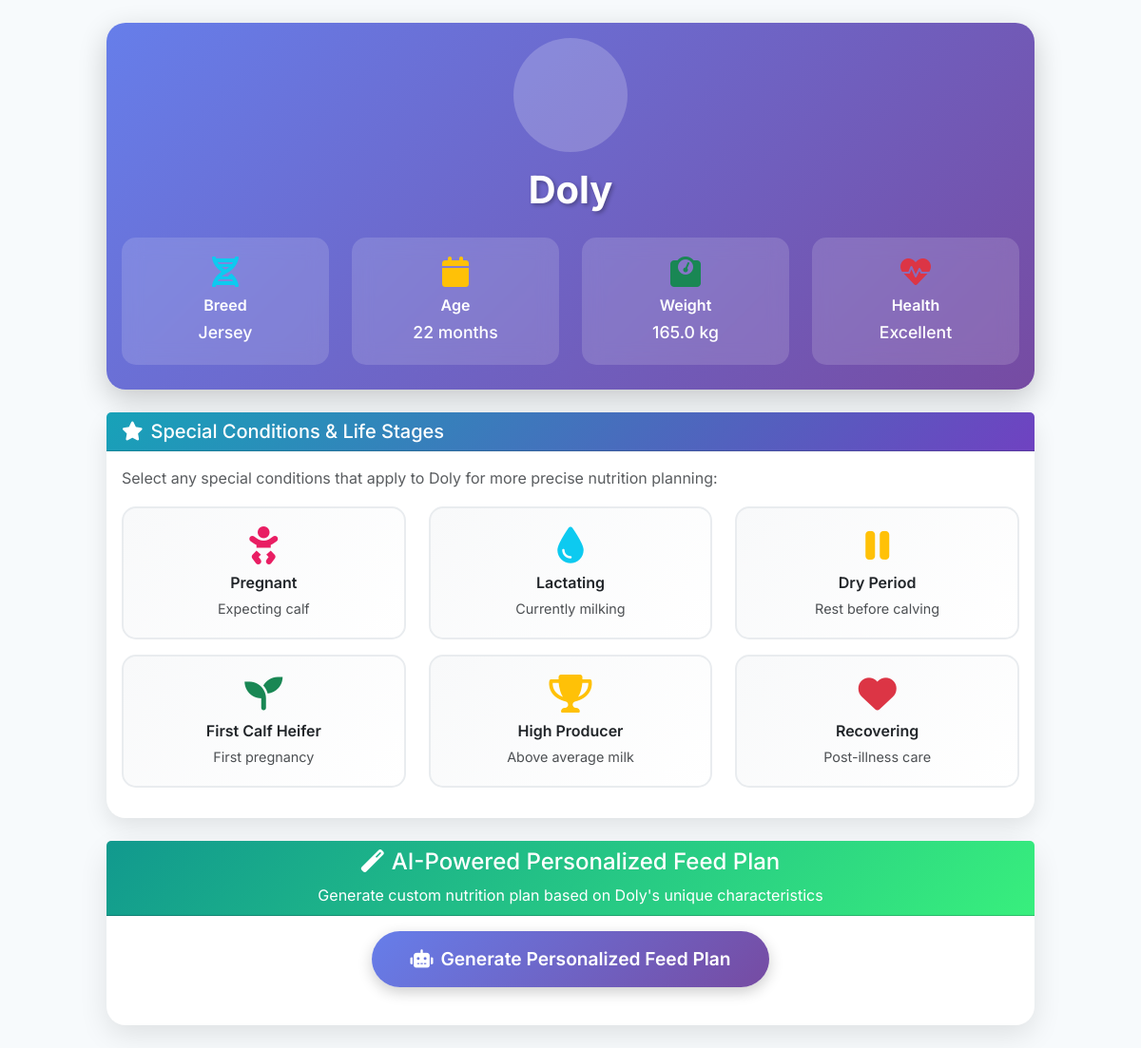
The app's page /cow/4/ (signed in) with its own data.
### main/models.py (models this page shows, shortened)
class Cow(models.Model):
    HEALTH_CHOICES = [
        ('excellent', 'Excellent'),
        ('good', 'Good'),
        ('fair', 'Fair'),
        ('poor', 'Poor'),
        ('sick', 'Sick')
    ]
    owner = models.ForeignKey(User, on_delete=models.CASCADE)
    name = models.CharField(max_length=100)
    tag_number = models.CharField(max_length=50, unique=True)
    breed = models.CharField(max_length=100)
    age = models.IntegerField()
    weight = models.FloatField()
    health_condition = models.CharField(max_length=20, choices=HEALTH_CHOICES, default='good')
    date_added = models.DateTimeField(default=timezone.now)

### main/views.py (the view, shortened to what this page needs)
# urls.py: path('cow/<int:cow_id>/', views.cow_detail, name='cow_detail'),
@login_required
def cow_detail(request, cow_id):
    cow = get_object_or_404(Cow, id=cow_id, owner=request.user)
    health_records = HealthRecord.objects.filter(cow=cow).order_by('-date')[:5]
    feed_records = FeedRecord.objects.filter(cow=cow).order_by('-date')[:5]
    production_records = ProductionRecord.objects.filter(cow=cow).order_by('-date')[:7]
    today = datetime.now().date()
    days_since_monday = today.weekday()
    current_week_start = today - timedelta(days=days_since_monday)
    current_week_records = DailyFeedRecord.objects.filter(
        cow=cow,
        week_start_date=current_week_start
    ).order_by('date')
    completed_records = current_week_records.filter(milk_yield__isnull=False)
    averages = None
    all_weeks = DailyFeedRecord.objects.filter(cow=cow).values_list('week_start_date', flat=True).distinct().order_by('-week_start_date')
    week_options = []
    ai_service = AIService()
    cow_data = {
        'name': cow.name,
        'breed': cow.breed,
        'age': cow.age,
        'weight': cow.weight
    }
    feed_recommendations = ai_service.get_feed_recommendation(cow_data, language='sw')
    production_prediction = ai_service.predict_milk_production(cow_data)
    analysis_prompt = f"""
    You are a dairy nutrition expert. For this {cow.breed} cow named {cow.name} ({cow.age} months, {cow.weight}kg), provide specific feed recommendations using ACTUAL feed names commonly used in Kenya:

    Use these specific feeds:
    - Napier grass (majani ya napier)
    - Dairy meal (unga wa ng'ombe)
    - Lucerne hay (majani ya lucerne)
    - Maize silage (silage ya mahindi)
    - Rhodes grass (majani ya rhodes)
    - Mineral lick (chumvi ya madini)
    - Sunflower cake
    - Cotton seed cake

    Format your response like this:
    "Give [specific feed name like napier grass] - it contains [percentage]% [nutrient] and [benefit].
    Add [another feed like dairy meal] - it has [percentage]% [nutrient] for [benefit].
    Include [supplement like mineral lick] - provides [specific nutrients] for [benefit]."

    Be specific about actual feeds like napier grass, dairy meal, lucerne hay, etc. and their real nutritional percentages.
    Make it practical and actionable for a Kenyan farmer.
    """
    try:
        ai_analysis_response = ai_service.model.generate_content(analysis_prompt)
        ai_analysis_text = ai_service._format_response(ai_analysis_response.text)
        ai_analysis_text = ai_analysis_text.replace('*', '').strip()
    except Exception as e:
        if cow.breed.lower() in ['holstein', 'friesian']:
            ai_analysis_text = f"Give alfalfa hay - it contains 18% protein for high milk production. Add corn silage - it has 35% fiber for proper digestion. Include mineral mix - provides calcium and phosphorus for strong bones and milk quality."
        elif cow.breed.lower() == 'jersey':
            ai_analysis_text = f"Give timothy hay - it contains 12% protein suitable for Jersey cows. Add grass silage - it has 28% fiber for optimal digestion. Include vitamin supplement - provides A, D, E vitamins for milk fat content."
        else:
            ai_analysis_text = f"Give mixed grass hay - it contains 15% protein for steady milk production. Add corn silage - it has 32% fiber for rumen health. Include mineral supplement - provides essential trace elements for overall health."
    prediction = {
        'predicted_yield': production_prediction.get('predicted_yield', 24.5),
        'confidence': production_prediction.get('confidence', 88),
        'health_score': 85 + (cow.age % 15),
        'feed_recommendations': feed_recommendations.get('recommendations', []),
        'ai_analysis': ai_analysis_text,
        'health_insights': [
            'Cow shows excellent appetite patterns',
            'Temperature readings are within normal range',
            'Recommend monitoring for next 3 days'
        ],
        'optimization_potential': round((100 - cow.age) / 10, 1)
    }
    context = {
        'cow': cow,
        'health_records': health_records,
        'feed_records': feed_records,
        'production_records': production_records,
        'daily_feed_records': current_week_records,
        'current_week_start': current_week_start,
        'current_week_end': current_week_start + timedelta(days=6),
        'week_options': week_options,
        'averages': averages,
        'prediction': prediction
    }
    return render(request, 'main/cow_detail.html', context)

### main/gemini_service.py (called while the page is built, shortened)
    def get_feed_recommendation(self, cow_data, language='en'):
        prompt = self._build_feed_prompt(cow_data, language)
        try:
            response = self.model.generate_content(prompt)
            return self._parse_feed_response(response.text, language, cow_data)
        except Exception as e:
            return self._fallback_feed_recommendation(cow_data, language)

    def predict_milk_production(self, cow_data, language='en'):
        prompt = self._build_prediction_prompt(cow_data, language)
        try:
            response = self.model.generate_content(prompt)
            return self._parse_prediction_response(response.text, language)
        except Exception as e:
            return self._fallback_prediction(cow_data, language)

    def _format_response(self, text):
        formatted = text.replace('*', '')
        formatted = formatted.replace('**', '')
        paragraphs = [p.strip() for p in formatted.split('\n') if p.strip()]
        return '\n\n'.join(paragraphs)

    def _build_prediction_prompt(self, cow_data, language):
        if language == 'sw':
            return f"""
            Wewe ni mtaalamu wa utabiri wa uzalishaji wa maziwa. Tabiri uzalishaji wa maziwa kwa:
            Jina: {cow_data['name']}
            Aina: {cow_data['breed']}
            Umri: {cow_data['age']} miezi
            Uzito: {cow_data['weight']} kg

            Toa utabiri wa maziwa kwa siku na asilimia ya uhakika.
            """
        else:
            return f"""
            You are a milk production prediction expert. Predict milk yield for:
            Name: {cow_data['name']}
            Breed: {cow_data['breed']}
            Age: {cow_data['age']} months
            Weight: {cow_data['weight']} kg

            Provide daily milk prediction with confidence percentage.
            """

    def _parse_feed_response(self, response, language, cow_data):
        cleaned_response = self._format_response(response)
        recommendations = []
        lines = cleaned_response.split('\n')
        current_feed = {}
        for line in lines:
            line = line.strip()
            if not line:
                continue
        if current_feed:
            recommendations.append(current_feed)
        if not recommendations:
            recommendations = self._generate_intelligent_recommendations(cow_data, language)
        return {'recommendations': recommendations[:3]}  # Limit to 3 recommendations

### main/templates/main/cow_detail.html (shortened to what this page needs)
{% extends 'main/base.html' %}
{% load static %}
{% block content %}
<div class="container-fluid py-4">
    <div class="row justify-content-center">
        <div class="col-lg-10">
            <div class="card profile-card mb-4">
                <div class="card-body text-center">
                    <div class="cow-avatar mb-3">
                    </div>
                    <h2 class="cow-name">{{ cow.name }}</h2>
                    <div class="cow-characteristics mt-3">
                        <div class="row">
                            <div class="col-md-3">
                                <div class="characteristic-card">
                                    <i class="fas fa-dna text-info"></i>
                                    <h6>Breed</h6>
                                    <p>{{ cow.breed }}</p>
                                </div>
                            </div>
                            <div class="col-md-3">
                                <div class="characteristic-card">
                                    <i class="fas fa-calendar text-warning"></i>
                                    <h6>Age</h6>
                                    <p>{{ cow.age }} months</p>
                                </div>
                            </div>
                            <div class="col-md-3">
                                <div class="characteristic-card">
                                    <i class="fas fa-weight text-success"></i>
                                    <h6>Weight</h6>
                                    <p>{{ cow.weight }} kg</p>
                                </div>
                            </div>
                            <div class="col-md-3">
                                <div class="characteristic-card">
                                    <i class="fas fa-heartbeat text-danger"></i>
                                    <h6>Health</h6>
                                    <p>{{ cow.health_condition|default:"Good"|title }}</p>
                                </div>
                            </div>
                        </div>
                    </div>
                </div>
            </div>
            <div class="card special-conditions-card mb-4">
                <div class="card-header bg-gradient-info text-white">
                    <h5 class="mb-0"><i class="fas fa-star me-2"></i>Special Conditions & Life Stages</h5>
                </div>
                <div class="card-body">
                    <p class="text-muted mb-3">Select any special conditions that apply to {{ cow.name }} for more precise nutrition planning:</p>
                    <div class="row">
                        <div class="col-md-4 mb-3">
                            <div class="condition-card" onclick="toggleCondition('pregnant')">
                                <i class="fas fa-baby text-pink"></i>
                                <h6>Pregnant</h6>
                                <p>Expecting calf</p>
                            </div>
                        </div>
                        <div class="col-md-4 mb-3">
                            <div class="condition-card" onclick="toggleCondition('lactating')">
                                <i class="fas fa-tint text-info"></i>
                                <h6>Lactating</h6>
                                <p>Currently milking</p>
                            </div>
                        </div>
                        <div class="col-md-4 mb-3">
                            <div class="condition-card" onclick="toggleCondition('dry')">
                                <i class="fas fa-pause text-warning"></i>
                                <h6>Dry Period</h6>
                                <p>Rest before calving</p>
                            </div>
                        </div>
                        <div class="col-md-4 mb-3">
                            <div class="condition-card" onclick="toggleCondition('first-calf')">
                                <i class="fas fa-seedling text-success"></i>
                                <h6>First Calf Heifer</h6>
                                <p>First pregnancy</p>
                            </div>
                        </div>
                        <div class="col-md-4 mb-3">
                            <div class="condition-card" onclick="toggleCondition('high-producer')">
                                <i class="fas fa-trophy text-gold"></i>
                                <h6>High Producer</h6>
                                <p>Above average milk</p>
                            </div>
                        </div>
                        <div class="col-md-4 mb-3">
                            <div class="condition-card" onclick="toggleCondition('recovering')">
                                <i class="fas fa-heart text-danger"></i>
                                <h6>Recovering</h6>
                                <p>Post-illness care</p>
                            </div>
                        </div>
                    </div>
                </div>
            </div>
            <div class="card feed-generation-card">
                <div class="card-header bg-gradient-primary text-white text-center">
                    <h4><i class="fas fa-magic me-2"></i>AI-Powered Personalized Feed Plan</h4>
                    <p class="mb-0">Generate custom nutrition plan based on {{ cow.name }}'s unique characteristics</p>
                </div>
                <div class="card-body">
                    <div class="text-center mb-4">
                        <button class="btn btn-primary btn-lg generate-btn" onclick="generatePersonalizedFeed()">
                            <i class="fas fa-robot me-2"></i>Generate Personalized Feed Plan
                        </button>
                    </div>
                </div>
            </div>
        </div>
    </div>
</div>
{% endblock %}

### static/css/style.css (style rules this page uses)
* { margin: 0; padding: 0; box-sizing: border-box; }
body { font-family: 'Inter', 'Segoe UI', Tahoma, Geneva, Verdana, sans-serif; line-height: 1.6; color: #2d3748; overflow-x: hidden; background: #f7fafc; }
.btn-primary { background: linear-gradient(135deg, #4ade80, #22d3ee); border: none; color: white; }
.card, .feature-card, .welcome-card, .auth-card { background: white; border-radius: 16px; box-shadow: 0 4px 25px rgba(0,0,0,0.08); border: 1px solid rgba(255,255,255,0.2); transition: all 0.3s ease; }

### main/templates/main/cow_detail.html (style rules this page uses)
.special-conditions-card { border: none; border-radius: 20px; box-shadow: 0 8px 25px rgba(0,0,0,0.1); }
.bg-gradient-info { background: linear-gradient(135deg, #17a2b8 0%, #6f42c1 100%); }
.condition-card { background: linear-gradient(135deg, #f8f9fa 0%, #ffffff 100%); border: 2px solid #e9ecef; border-radius: 15px; padding: 20px; text-align: center; cursor: pointer; transition: all 0.3s ease; position: relative; height: 140px; display: flex; flex-direction: column; justify-content: center; }
.condition-card i { font-size: 2.5rem; margin-bottom: 10px; }
.condition-card h6 { font-weight: 600; margin-bottom: 5px; }
.condition-card p { font-size: 0.9rem; margin-bottom: 0; opacity: 0.8; }
.text-pink { color: #e91e63 !important; }
.text-gold { color: #ffc107 !important; }
.profile-card { background: linear-gradient(135deg, #667eea 0%, #764ba2 100%); color: white; border: none; border-radius: 20px; box-shadow: 0 10px 30px rgba(0,0,0,0.2); }
.cow-avatar { background: rgba(255,255,255,0.2); border-radius: 50%; width: 120px; height: 120px; margin: 0 auto; display: flex; align-items: center; justify-content: center; }
.cow-name { font-size: 2.5rem; font-weight: 700; margin-bottom: 0; text-shadow: 2px 2px 4px rgba(0,0,0,0.3); }
.characteristic-card { background: rgba(255,255,255,0.15); border-radius: 15px; padding: 20px; margin: 10px 0; backdrop-filter: blur(10px); transition: transform 0.3s ease; }
.characteristic-card i { font-size: 2rem; margin-bottom: 10px; }
.characteristic-card h6 { font-weight: 600; margin-bottom: 5px; }
.characteristic-card p { font-size: 1.1rem; font-weight: 500; margin-bottom: 0; }
.feed-generation-card { border: none; border-radius: 20px; box-shadow: 0 10px 30px rgba(0,0,0,0.1); }
.bg-gradient-primary { background: linear-gradient(135deg, #11998e 0%, #38ef7d 100%); }
.generate-btn { padding: 15px 40px; font-size: 1.2rem; font-weight: 600; border-radius: 50px; border: none; background: linear-gradient(135deg, #667eea 0%, #764ba2 100%); transition: all 0.3s ease; box-shadow: 0 5px 15px rgba(0,0,0,0.2); }

### records on screen
Cow: name "Doly", breed "Jersey", age "22", weight "165.0", health_condition "Excellent"
